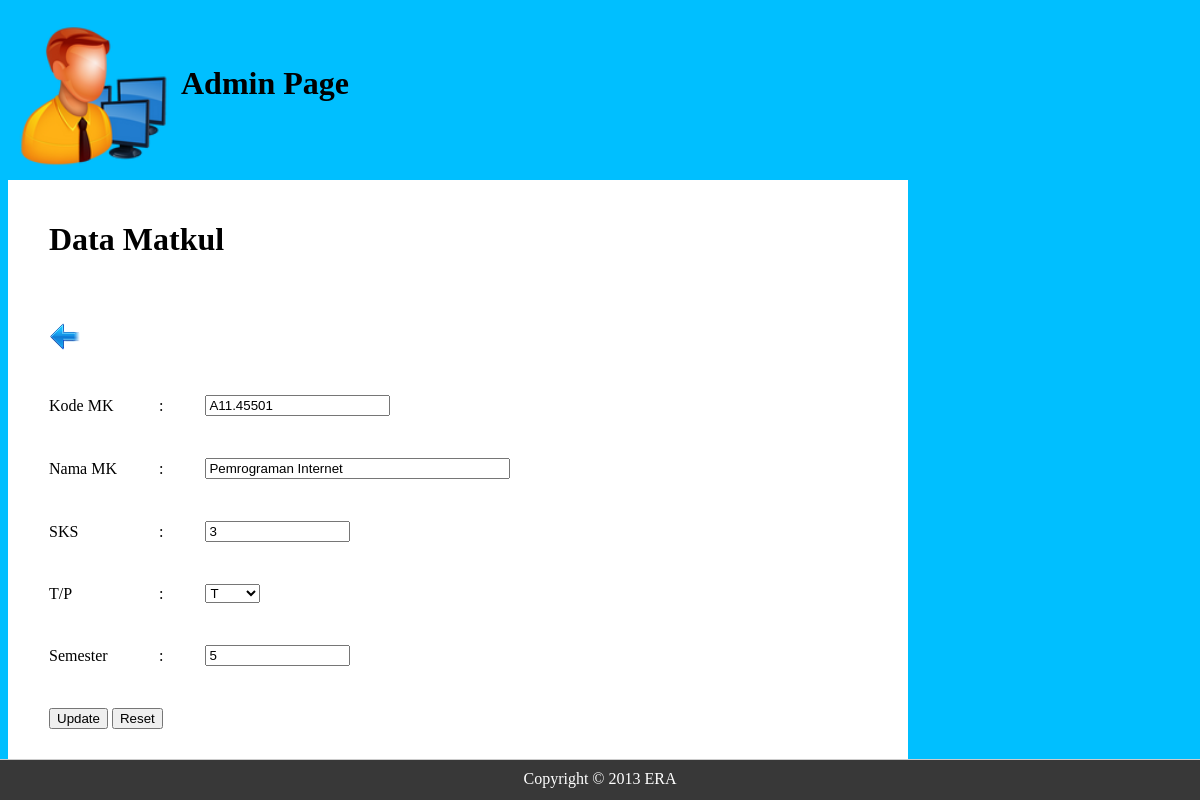
/formupdatematkul.php?id_matkul=1, run on the app's committed database.
### tables this page shows
CREATE TABLE IF NOT EXISTS `data_matkul` (
  `id_matkul` int(11) NOT NULL AUTO_INCREMENT,
  `kodemk` varchar(20) NOT NULL,
  `namamk` varchar(50) NOT NULL,
  `sks` int(11) NOT NULL,
  `tp` varchar(5) NOT NULL,
  `semester` int(11) NOT NULL,
  PRIMARY KEY (`id_matkul`)
);

### formupdatematkul.php (the view, shortened to what this page needs)
<html>
<head>
	<link rel="stylesheet" type="text/css" href="CSS/layout.css"/>
	<link rel="stylesheet" type="text/css" href="CSS/font.css"/>
	<link rel="stylesheet" type="text/css" href="CSS/element.css"/>
</head>
<body>
	<div id="container">
	<div id="header">
		<table border="0" cellspacing="10">
			<tr>
				<td><img src="Images/admin.png" width="150" height="150" /></td>
				<td><h1>Admin Page</h1></td>
			</tr>
		</table>
	</div>
	<div id="cpanel">
		<form action="updatematkul.php?id_matkul=<?php echo $_GET['id_matkul']; ?> " method="POST" name="formmatkul" >
		<table border="0" cellspacing="40">
			<tr>
				<td colspan="3"><h1>Data Matkul</h1></td>
			</tr>
			<tr>
				<td>
					<a href="tampilmatkul.php" title="Kembali"><img src="Images/back.png" /></a>
				</td>
			</tr>
			<?php
				$id = $_GET['id_matkul'];
				$tampil = "SELECT * FROM data_matkul WHERE id_matkul='$id';";
				$querytampil = mysql_query($tampil);
				while($hasil = mysql_fetch_array($querytampil)) {
					$kodemk = $hasil['kodemk'];
					$namamk = $hasil['namamk'];
					$sks = $hasil['sks'];
					$tp = $hasil['tp'];
					$smt = $hasil['semester'];
			?>
					<tr>
						<td>Kode MK</td>
						<td>:</td>
						<td><input type="text" name="kdmk" value="<?php echo $kodemk; ?>" /></td>
					</tr>
					<tr>
						<td>Nama MK</td>
						<td>:</td>
						<td><input type="text" name="namamk" size="35" value="<?php echo $namamk; ?>" /></td>
					</tr>
					<tr>
						<td>SKS</td>
						<td>:</td>
						<td><input type="text" name="sks" size="15" value="<?php echo $sks; ?>" /></td>
					</tr>
					<tr>
						<td>T/P</td>
						<td>:</td>
						<td>
							<select name="tp">
								<option value="T" <?php if($tp=="T") echo "selected"; ?>>T</option>
							</select>
						</td>
					</tr>
					<tr>
						<td>Semester</td>
						<td>:</td>
						<td><input type="text" name="semester" size="15" value="<?php echo $smt; ?>" /></td>
					</tr>
					<tr>
						<td colspan="3">
						<input type="submit" name="update" value="Update" />
						<input type="reset" name="reset" value="Reset" />
						</td>
					</tr>
			<?php
				}
			?>
		</table>
		</form>
	</div>
	</div>
	<div id="footer">Copyright &copy; 2013 ERA</div>
</body>
</html>

### CSS/layout.css (style rules this page uses)
#container { margin: auto; width: 1200px; }
#footer { background-color: #383838; border-top: 1px solid #ccc; bottom: 0; color: #ffffff; height: 20px; padding: 10px; position: fixed; top: auto; left: 0; right: 0; z-index: 101; text-align:center; }
body { background-color: #00BFFF; }
#cpanel { background: white; margin-top: 0px; width: 900px; }

### CSS/element.css (style rules this page uses)
a:link { text-decoration: none; color: black; }

### data on the page
data_matkul: kdmk "A11.45501", namamk "Pemrograman Internet", sks "3", tp "T", semester "5"
